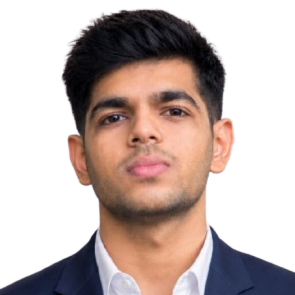
#> input picture assets/profile.png, 295 x 295 px
$ python generate_portrait.py --input ../assets/profile.png --output out.png
#> lines starting #> are read from the running program, lines starting #| are printed output that depends on the picture
import argparse, math
from pathlib import Path
from xml.sax.saxutils import escape

RAMP = " .`:-=+*cs#%@"

def render(args):
    try:
        from PIL import Image, ImageEnhance, ImageFilter, ImageOps
    except ImportError as exc:
        raise SystemExit("Portrait generation requires Pillow: pip install Pillow") from exc
    source = Path(args.input)
    if not source.is_file(): raise SystemExit(f"Portrait not found: {source}")
    raw = Image.open(source)
#> raw is the input picture: PIL image 295x295 RGBA; mean R, G, B, A 68.7, 53, 49, 127.5
    # Composite transparent PNG pixels onto white. Converting RGBA directly
    # to RGB turns transparent background into black and hides dark hair.
    if "A" in raw.getbands():
        rgba = raw.convert("RGBA")
        background = Image.new("RGBA", rgba.size, (255, 255, 255, 255))
#> background: PIL image 295x295 RGBA; every value is 255
        image = Image.alpha_composite(background, rgba).convert("RGB")
    else:
        image = raw.convert("RGB")
    ratio = image.height / image.width
#> ratio = 1
    rows = max(1, round(args.columns * ratio * args.char_ratio))
#> rows = 43
    image = ImageOps.fit(image, (args.columns, rows), method=Image.Resampling.LANCZOS)
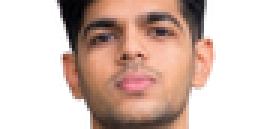
#> image: PIL image 90x43 RGB (shown 3 times larger); mean R, G, B 213.9, 191.4, 182.3
    image = image.filter(ImageFilter.BILATERAL if hasattr(ImageFilter, "BILATERAL") else ImageFilter.GaussianBlur(.35))
    image = ImageOps.grayscale(image)
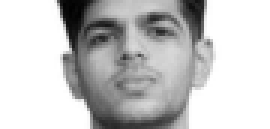
#> image: PIL image 90x43 L (shown 3 times larger); min 1, max 255, mean 197.1
    image = ImageEnhance.Contrast(image).enhance(args.contrast)
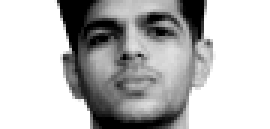
#> image: PIL image 90x43 L (shown 3 times larger); min 0, max 255, mean 186.3
    pixels = list(image.getdata())
#> pixels = 3870 values, max 255 at index 0, min 0 at index 20, mean 186.3
    chars = [RAMP[min(len(RAMP)-1, int(((p/255) ** args.gamma) * (len(RAMP)-1)))] for p in pixels]
#> chars = 3870 items, first 6: '@', '@', '@', '@', '@', '@'
    lines = [f'<svg xmlns="http://www.w3.org/2000/svg" viewBox="0 0 {args.columns*7.74:.2f} {rows*15:.2f}" role="img" aria-labelledby="title desc">', '<title id="title">Palash Pingale portrait rendered as ASCII</title>', '<desc id="desc">A monochrome animated ASCII portrait.</desc>', '<rect width="100%" height="100%" fill="#0b0f14"/>']
    for row in range(rows):
        value = escape(''.join(chars[row*args.columns:(row+1)*args.columns]))
        y = 13 + row * 15
        lines.append(f'<clipPath id="r{row}"><rect x="0" y="{row*15}" width="0" height="15"><animate attributeName="width" from="0" to="{args.columns*7.74:.2f}" dur="0.8s" begin="{row*0.04:.2f}s" fill="freeze"/></rect></clipPath>')
        lines.append(f'<text x="0" y="{y}" fill="#78dcca" font-family="JetBrains Mono, monospace" font-size="12.9px" xml:space="preserve" clip-path="url(#r{row})"><tspan>{value}</tspan></text>')
#> after the loop, lines = 90 items
    lines.append('</svg>')
    out = Path(args.output); out.parent.mkdir(parents=True, exist_ok=True); out.write_text("\n".join(lines)+"\n", encoding="utf-8")

if __name__ == "__main__":
    p=argparse.ArgumentParser(); p.add_argument("--input", required=True); p.add_argument("--output", required=True); p.add_argument("--columns", type=int, default=90); p.add_argument("--char-ratio", type=float, default=.48); p.add_argument("--contrast", type=float, default=1.45); p.add_argument("--gamma", type=float, default=1.7); render(p.parse_args())
